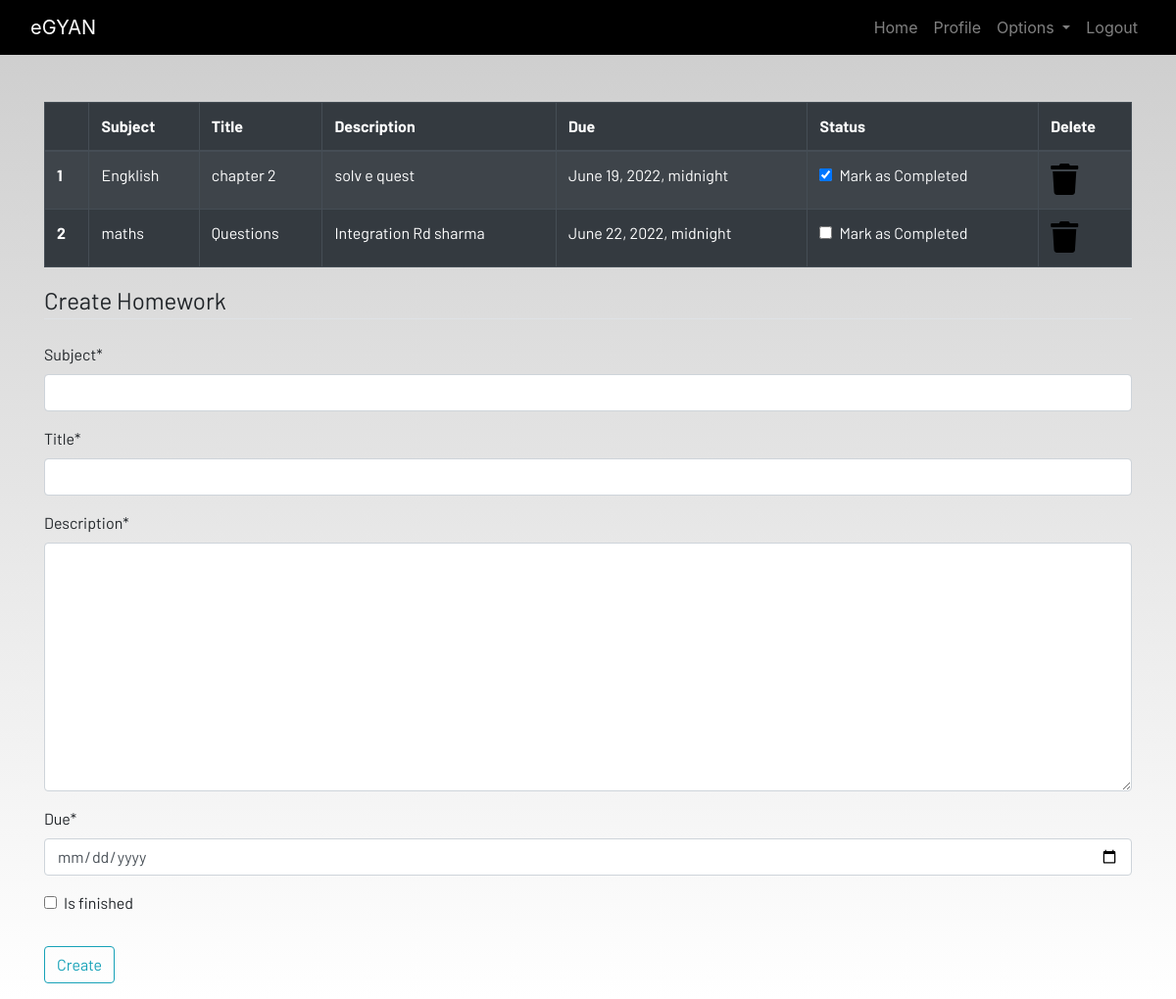
Screenshot of /homework/ (signed in) with the database file from the repository.
### dashboard/models.py (models this page shows, shortened)
class Homework(models.Model):
    user=models.ForeignKey(User,on_delete=models.CASCADE)
    subject=models.CharField(max_length=200)
    title=models.CharField(max_length=100)
    description=models.TextField()
    due=models.DateTimeField()
    is_finished=models.BooleanField(default=False)

### dashboard/views.py (the view)
# urls.py: path('homework/',views.homework,name="homework"),
def homework(request):
    if request.method=="POST":
        form=HomeworkForm(request.POST)
        if form.is_valid():
            try:
                finished=request.POST['is_finished']
                if finished=='on':
                    finished=True
                else:
                    finished=False
            except:
                finished=False
            homeworks=Homework(
                user=request.user,
                subject=request.POST['subject'],
                 title=request.POST['title'],
                  description=request.POST['description'],
                   due=request.POST['due'],
                is_finished=finished,
            )
            homeworks.save()
        messages.success(request,f"Homework added from {request.user.username}!!")
    else:
        form=HomeworkForm()
    homework=Homework.objects.filter(user=request.user)
    if len(homework)==0:
        homework_done=True
    else:
        homework_done=False
    context={'homeworks':homework,'homeworks_done':homework_done,'form':form}
    return render(request,'dashboard/homework.html',context)

### dashboard/forms.py
class HomeworkForm(forms.ModelForm):
    class Meta:
        model=Homework
        widgets={'due':DateInput()}
        fields=['subject','title','description','due','is_finished']

### dashboard/templates/dashboard/homework.html (shortened to what this page needs)
{% extends 'dashboard/base.html' %}
{% load static %}
{% load crispy_forms_tags %}
{% block content %}
<div class="container">
    {% if not homework_done %}
    <table class="table table-striped table-bordered table-hover table-dark">
        <thead>
            <tr>
                <th scope="col"></th>
                <th scope="col">Subject</th>
                <th scope="col">Title</th>
                <th scope="col">Description</th>
                <th scope="col">Due</th>
                <th scope="col">Status</th>
                <th scope="col">Delete</th>
            </tr>
        </thead>
        <tbody>
            {% for homework in homeworks %}
            <tr>
                <th scope="row">{{forloop.counter}}</th>
                <td>{{homework.subject}}</td>
                <td>{{homework.title}}</td>
                <td>{{homework.description}}</td>
                <td>{{homework.due}}</td>
                <td>
                    <a href="{% url 'update-homework' homework.id %}">
                        <div class="form-check">
                            {% if homework.is_finished == True %}
                            <input class="form-check-input" type="checkbox" value="" checked>
                            {% else %}
                            <input class="form-check-input" type="checkbox" value="">
                            {% endif %}
                            <label class="form-check-label text-light" for="flexCheckDefault">
                                Mark as Completed
                            </label>
                        </div>
                    </a>
                </td>
                <td><a href="{% url 'delete-homework' homework.id %}"><i class="fa fa-trash fa-2x"></i></a></td>
            </tr>
            {% endfor %}
        </tbody>
    </table>
    {% else %}
    <h4>All homeworks are completed!! Create to have more!!</h4>
{% endif %}
</div>
<div class=" container">
    <form method="POST">
        <fieldset class="form-group">
            <legend class="border-bottom mb-4">Create Homework</legend>
        {{form|crispy}}
        </fieldset>
        <div class="form-group">
            <button href="" class="btn btn-outline-info" type="submit">
                Create
            </button>
        </div>
    </form>
</div>
{% endblock content %}

### static/main.css (style rules this page uses)
html { scroll-behavior: smooth; height: 100%; width: 100%; }
a { text-decoration: none !important; color: black; }
html, body { max-width: 100%; overflow-x: hidden; height: 100%; width: 100%; }
body { background: linear-gradient(rgba(0, 0, 0, 0.2), rgba(255, 255, 255, 0.5)); overflow-x: hidden; background-repeat: no-repeat; }
.fa { color: black; }

### rows the page displays
Homework: subject "Engklish", title "chapter 2", description "solv e quest", due "June 19, 2022, midnight"
Homework: subject "maths", title "Questions", description "Integration Rd sharma", due "June 22, 2022, midnight"
